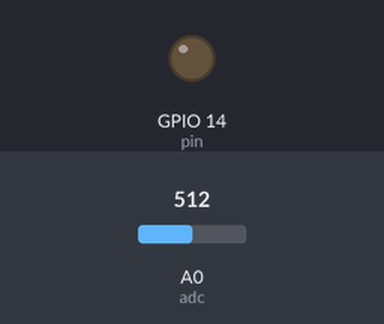
The program below on a simulated ESP8266 board running MicroPython. On the bench: output pins drawn as LEDs (lit = HIGH). Dashed ring = blinking. Inputs (shaded band) come from the test bench; at power-on: A0 (adc) = 512 (analog values on the 0–1023 scale). Library files of the repository ran but are not shown: 1 file(s); what the program prints to the serial console is not drawn.

Above: at 1.2 s.
1.3 s: A0 (adc) set to 122
At 2.32 s:
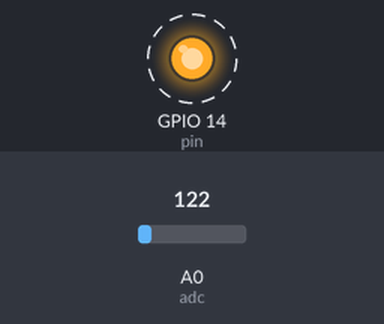
4.3 s: A0 (adc) set to 0
At 4.7 s:
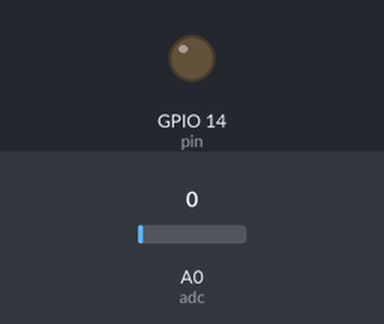
Timing chart, 0 to 6.0 s (numbered marks = the images above; inputs shaded):
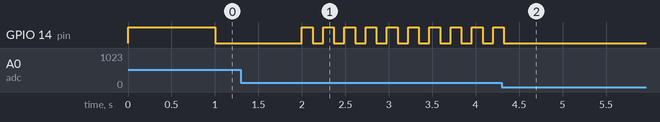

Measured:
- after the input at 1.3 s, GPIO 14 (pin): alternates HIGH for 0.12 s and LOW for 0.12 s, starting after 0.82 s
- after the input at 4.3 s, GPIO 14 (pin): goes on until 4.3 s, then stays LOW

The program:

main.py
```python
# This is your main script.

import machine
import time
from machine import Timer, ADC


class Worker(object):
    def __init__(self, delay:float) -> None:
        self.delay:float = delay
        self.timer = Timer(-1)
        self.adc = ADC(0)
        self.timer.init(period=100, mode=Timer.PERIODIC, callback=self.timer_callback)

    def timer_callback(self, arg):
        self.delay = self.adc.read()

    def loop(self):
        pin = machine.Pin(14, machine.Pin.OUT)

        while True:
            time_sleep = self.delay/1000
            pin.on()
            print("on", time_sleep)
            time.sleep(time_sleep)
            pin.off()
            print("off", time_sleep)
            time.sleep(time_sleep)


def init():
    Worker(1000).loop()
```
